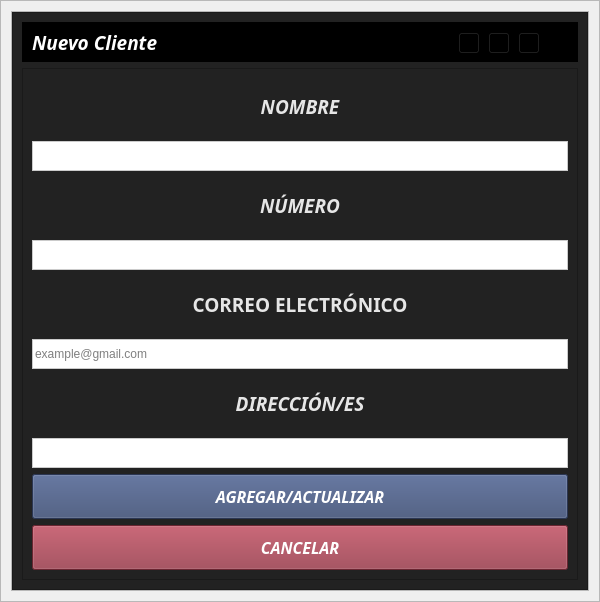
<?xml version="1.0" encoding="UTF-8"?>
<ui version="4.0">
 <class>add_edit_cliente</class>
 <widget class="QWidget" name="add_edit_cliente">
  <property name="geometry">
   <rect>
    <x>0</x>
    <y>0</y>
    <width>600</width>
    <height>602</height>
   </rect>
  </property>
  <property name="minimumSize">
   <size>
    <width>600</width>
    <height>0</height>
   </size>
  </property>
  <property name="maximumSize">
   <size>
    <width>16777215</width>
    <height>16777215</height>
   </size>
  </property>
  <property name="windowTitle">
   <string>Form</string>
  </property>
  <layout class="QVBoxLayout" name="verticalLayout">
   <property name="spacing">
    <number>0</number>
   </property>
   <property name="leftMargin">
    <number>0</number>
   </property>
   <property name="topMargin">
    <number>0</number>
   </property>
   <property name="rightMargin">
    <number>0</number>
   </property>
   <property name="bottomMargin">
    <number>0</number>
   </property>
   <item>
    <widget class="QFrame" name="central_widget_frame">
     <property name="maximumSize">
      <size>
       <width>600</width>
       <height>16777215</height>
      </size>
     </property>
     <property name="frameShape">
      <enum>QFrame::StyledPanel</enum>
     </property>
     <property name="frameShadow">
      <enum>QFrame::Raised</enum>
     </property>
     <layout class="QVBoxLayout" name="shadow_layout">
      <property name="spacing">
       <number>0</number>
      </property>
      <property name="leftMargin">
       <number>10</number>
      </property>
      <property name="topMargin">
       <number>10</number>
      </property>
      <property name="rightMargin">
       <number>10</number>
      </property>
      <property name="bottomMargin">
       <number>10</number>
      </property>
      <item>
       <widget class="QFrame" name="background_frame">
        <property name="frameShape">
         <enum>QFrame::StyledPanel</enum>
        </property>
        <property name="frameShadow">
         <enum>QFrame::Raised</enum>
        </property>
        <layout class="QVBoxLayout" name="verticalLayout_2">
         <property name="spacing">
          <number>0</number>
         </property>
         <property name="leftMargin">
          <number>0</number>
         </property>
         <property name="topMargin">
          <number>0</number>
         </property>
         <property name="rightMargin">
          <number>0</number>
         </property>
         <property name="bottomMargin">
          <number>0</number>
         </property>
         <item>
          <widget class="QFrame" name="content_frame">
           <property name="minimumSize">
            <size>
             <width>0</width>
             <height>0</height>
            </size>
           </property>
           <property name="styleSheet">
            <string notr="true">background-color: rgb(34, 34, 34);</string>
           </property>
           <property name="frameShape">
            <enum>QFrame::StyledPanel</enum>
           </property>
           <property name="frameShadow">
            <enum>QFrame::Raised</enum>
           </property>
           <layout class="QVBoxLayout" name="verticalLayout_7">
            <property name="spacing">
             <number>6</number>
            </property>
            <property name="leftMargin">
             <number>9</number>
            </property>
            <property name="topMargin">
             <number>9</number>
            </property>
            <property name="rightMargin">
             <number>9</number>
            </property>
            <property name="bottomMargin">
             <number>9</number>
            </property>
            <item>
             <widget class="QFrame" name="frame_nav">
              <property name="minimumSize">
               <size>
                <width>0</width>
                <height>40</height>
               </size>
              </property>
              <property name="maximumSize">
               <size>
                <width>16777215</width>
                <height>40</height>
               </size>
              </property>
              <property name="styleSheet">
               <string notr="true">background-color: rgb(0, 0, 0);</string>
              </property>
              <property name="frameShape">
               <enum>QFrame::StyledPanel</enum>
              </property>
              <property name="frameShadow">
               <enum>QFrame::Raised</enum>
              </property>
              <layout class="QHBoxLayout" name="horizontalLayout_6">
               <item>
                <widget class="QLabel" name="label_tittle">
                 <property name="font">
                  <font>
                   <family>Tw Cen MT</family>
                   <pointsize>14</pointsize>
                   <weight>75</weight>
                   <italic>true</italic>
                   <bold>true</bold>
                  </font>
                 </property>
                 <property name="styleSheet">
                  <string notr="true">color: rgb(255, 255, 255) ;</string>
                 </property>
                 <property name="text">
                  <string>Nuevo Cliente</string>
                 </property>
                </widget>
               </item>
               <item>
                <widget class="QFrame" name="butttons_holder_frame">
                 <property name="minimumSize">
                  <size>
                   <width>110</width>
                   <height>30</height>
                  </size>
                 </property>
                 <property name="maximumSize">
                  <size>
                   <width>110</width>
                   <height>16777215</height>
                  </size>
                 </property>
                 <property name="frameShape">
                  <enum>QFrame::StyledPanel</enum>
                 </property>
                 <property name="frameShadow">
                  <enum>QFrame::Raised</enum>
                 </property>
                 <widget class="QToolButton" name="minimize_button">
                  <property name="geometry">
                   <rect>
                    <x>0</x>
                    <y>0</y>
                    <width>22</width>
                    <height>22</height>
                   </rect>
                  </property>
                  <property name="text">
                   <string>...</string>
                  </property>
                  <property name="icon">
                   <iconset>
                    <normaloff>L:/AngelCuk/assets/icons/minimize-window.png</normaloff>L:/AngelCuk/assets/icons/minimize-window.png</iconset>
                  </property>
                 </widget>
                 <widget class="QToolButton" name="restore_button">
                  <property name="geometry">
                   <rect>
                    <x>30</x>
                    <y>0</y>
                    <width>22</width>
                    <height>22</height>
                   </rect>
                  </property>
                  <property name="text">
                   <string>...</string>
                  </property>
                  <property name="icon">
                   <iconset>
                    <normaloff>L:/AngelCuk/assets/icons/restore-window.png</normaloff>L:/AngelCuk/assets/icons/restore-window.png</iconset>
                  </property>
                 </widget>
                 <widget class="QToolButton" name="maximize_button">
                  <property name="geometry">
                   <rect>
                    <x>30</x>
                    <y>0</y>
                    <width>22</width>
                    <height>22</height>
                   </rect>
                  </property>
                  <property name="text">
                   <string>...</string>
                  </property>
                  <property name="icon">
                   <iconset>
                    <normaloff>L:/AngelCuk/assets/icons/maximize-window.png</normaloff>L:/AngelCuk/assets/icons/maximize-window.png</iconset>
                  </property>
                 </widget>
                 <widget class="QToolButton" name="close_button">
                  <property name="geometry">
                   <rect>
                    <x>60</x>
                    <y>0</y>
                    <width>22</width>
                    <height>22</height>
                   </rect>
                  </property>
                  <property name="text">
                   <string>...</string>
                  </property>
                  <property name="icon">
                   <iconset>
                    <normaloff>L:/AngelCuk/assets/icons/close-window.png</normaloff>L:/AngelCuk/assets/icons/close-window.png</iconset>
                  </property>
                 </widget>
                </widget>
               </item>
              </layout>
             </widget>
            </item>
            <item>
             <widget class="QFrame" name="frame_inferior">
              <property name="maximumSize">
               <size>
                <width>16777215</width>
                <height>16777215</height>
               </size>
              </property>
              <property name="frameShape">
               <enum>QFrame::StyledPanel</enum>
              </property>
              <property name="frameShadow">
               <enum>QFrame::Raised</enum>
              </property>
              <layout class="QVBoxLayout" name="verticalLayout_3">
               <item>
                <widget class="QLabel" name="pedido_tittle_6">
                 <property name="font">
                  <font>
                   <family>Segoe UI Black</family>
                   <pointsize>14</pointsize>
                   <weight>75</weight>
                   <italic>true</italic>
                   <bold>true</bold>
                   <underline>false</underline>
                  </font>
                 </property>
                 <property name="layoutDirection">
                  <enum>Qt::LeftToRight</enum>
                 </property>
                 <property name="styleSheet">
                  <string notr="true">color: rgb(230, 230, 230);</string>
                 </property>
                 <property name="text">
                  <string>NOMBRE</string>
                 </property>
                 <property name="textFormat">
                  <enum>Qt::AutoText</enum>
                 </property>
                 <property name="alignment">
                  <set>Qt::AlignCenter</set>
                 </property>
                </widget>
               </item>
               <item>
                <widget class="QLineEdit" name="nombre_lineEdit">
                 <property name="minimumSize">
                  <size>
                   <width>0</width>
                   <height>30</height>
                  </size>
                 </property>
                 <property name="styleSheet">
                  <string notr="true">background-color: rgb(255, 255, 255);
border: 1px solid #cbcbcb
</string>
                 </property>
                </widget>
               </item>
               <item>
                <widget class="QLabel" name="pedido_tittle_5">
                 <property name="font">
                  <font>
                   <family>Segoe UI Black</family>
                   <pointsize>14</pointsize>
                   <weight>75</weight>
                   <italic>true</italic>
                   <bold>true</bold>
                  </font>
                 </property>
                 <property name="styleSheet">
                  <string notr="true">color: rgb(230, 230, 230);</string>
                 </property>
                 <property name="text">
                  <string>NÚMERO</string>
                 </property>
                 <property name="alignment">
                  <set>Qt::AlignCenter</set>
                 </property>
                </widget>
               </item>
               <item>
                <widget class="QLineEdit" name="numero_lineEdit">
                 <property name="minimumSize">
                  <size>
                   <width>0</width>
                   <height>30</height>
                  </size>
                 </property>
                 <property name="styleSheet">
                  <string notr="true">background-color: rgb(255, 255, 255);
border: 1px solid #cbcbcb
</string>
                 </property>
                </widget>
               </item>
               <item>
                <widget class="QLabel" name="label">
                 <property name="font">
                  <font>
                   <family>Segoe UI Black</family>
                   <pointsize>14</pointsize>
                   <weight>75</weight>
                   <italic>false</italic>
                   <bold>true</bold>
                  </font>
                 </property>
                 <property name="styleSheet">
                  <string notr="true">color: rgb(230, 230, 230);</string>
                 </property>
                 <property name="text">
                  <string>CORREO ELECTRÓNICO</string>
                 </property>
                 <property name="alignment">
                  <set>Qt::AlignCenter</set>
                 </property>
                </widget>
               </item>
               <item>
                <widget class="QLineEdit" name="fechacum_lineEdit">
                 <property name="minimumSize">
                  <size>
                   <width>0</width>
                   <height>30</height>
                  </size>
                 </property>
                 <property name="styleSheet">
                  <string notr="true">background-color: rgb(255, 255, 255);
border: 1px solid #cbcbcb</string>
                 </property>
                 <property name="placeholderText">
                  <string>example@gmail.com</string>
                 </property>
                </widget>
               </item>
               <item>
                <widget class="QLabel" name="pedido_tittle_8">
                 <property name="font">
                  <font>
                   <family>Segoe UI Black</family>
                   <pointsize>14</pointsize>
                   <weight>75</weight>
                   <italic>true</italic>
                   <bold>true</bold>
                  </font>
                 </property>
                 <property name="styleSheet">
                  <string notr="true">color: rgb(230, 230, 230);</string>
                 </property>
                 <property name="text">
                  <string>DIRECCIÓN/ES</string>
                 </property>
                 <property name="alignment">
                  <set>Qt::AlignCenter</set>
                 </property>
                </widget>
               </item>
               <item>
                <widget class="QLineEdit" name="direccion_lineEdit">
                 <property name="minimumSize">
                  <size>
                   <width>0</width>
                   <height>30</height>
                  </size>
                 </property>
                 <property name="styleSheet">
                  <string notr="true">background-color: rgb(255, 255, 255);
border: 1px solid #cbcbcb
</string>
                 </property>
                </widget>
               </item>
               <item>
                <widget class="QPushButton" name="add_edit_button">
                 <property name="minimumSize">
                  <size>
                   <width>0</width>
                   <height>45</height>
                  </size>
                 </property>
                 <property name="font">
                  <font>
                   <family>Segoe UI Black</family>
                   <pointsize>12</pointsize>
                   <weight>75</weight>
                   <italic>true</italic>
                   <bold>true</bold>
                  </font>
                 </property>
                 <property name="styleSheet">
                  <string notr="true">QPushButton{
	background-color: rgb(60, 76, 116);
	color: white;
}

QPushButton:hover{
	
	background-color: rgb(30, 38, 57);
}


</string>
                 </property>
                 <property name="text">
                  <string>AGREGAR/ACTUALIZAR</string>
                 </property>
                </widget>
               </item>
               <item>
                <widget class="QPushButton" name="cancel_button">
                 <property name="minimumSize">
                  <size>
                   <width>0</width>
                   <height>45</height>
                  </size>
                 </property>
                 <property name="font">
                  <font>
                   <family>Segoe UI Black</family>
                   <pointsize>12</pointsize>
                   <weight>75</weight>
                   <italic>true</italic>
                   <bold>true</bold>
                  </font>
                 </property>
                 <property name="styleSheet">
                  <string notr="true">QPushButton{
	background-color: rgb(148, 52, 68  );
	color: white;
}

QPushButton:hover{
	
	background-color: rgb(97, 35, 45);
}


</string>
                 </property>
                 <property name="text">
                  <string>CANCELAR</string>
                 </property>
                </widget>
               </item>
              </layout>
             </widget>
            </item>
           </layout>
          </widget>
         </item>
        </layout>
       </widget>
      </item>
     </layout>
    </widget>
   </item>
  </layout>
 </widget>
 <resources/>
 <connections/>
</ui>
